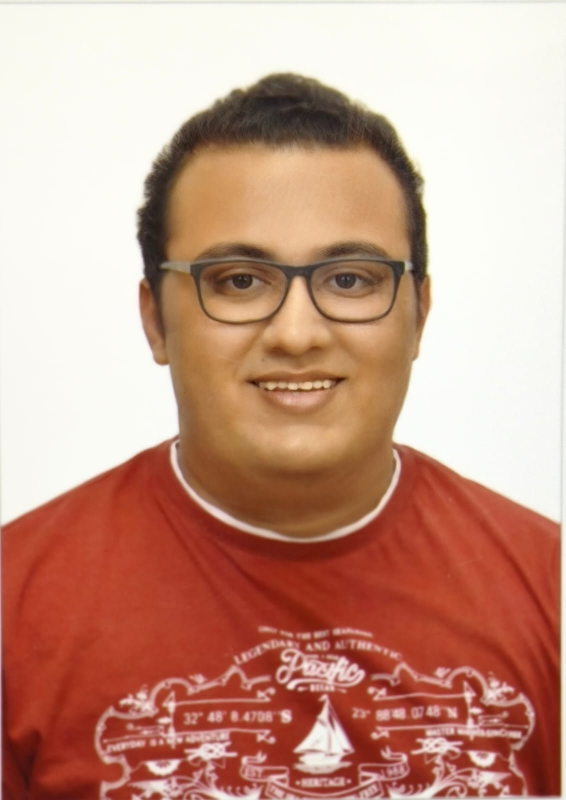
#> input picture Code/Public/python/attendence_images/Ramez.jpeg, 1131 x 1600 px (shown at 1/2 size)
$ python -i color_detection_pi.py   (imports and definitions only)
#> lines starting #> are read from the running program, lines starting #| are printed output that depends on the picture; after the words box and inside, x2 and y2 are one past the last pixel; in counts of white or black regions, pixels touching at a corner belong together
import cv2
import numpy as np


COLOR_RANGES = {
    'red': [
        (np.array([0, 120, 70]), np.array([10, 255, 255])),
        (np.array([170, 120, 70]), np.array([180, 255, 255]))
    ],
    'green': [(np.array([40, 50, 50]), np.array([80, 255, 255]))],
    'blue': [(np.array([100, 50, 50]), np.array([130, 255, 255]))],
    'yellow': [(np.array([20, 100, 100]), np.array([30, 255, 255]))],
    'orange': [(np.array([10, 100, 100]), np.array([20, 255, 255]))],
    'purple': [(np.array([130, 50, 50]), np.array([160, 255, 255]))],
    'pink': [(np.array([150, 50, 50]), np.array([170, 255, 255]))],
    'white': [(np.array([0, 0, 200]), np.array([180, 30, 255]))],
    'black': [(np.array([0, 0, 0]), np.array([180, 255, 30]))]
}

COLOR_DISPLAY = {
    'red': (0, 0, 255),
    'green': (0, 255, 0),
    'blue': (255, 0, 0),
    'yellow': (0, 255, 255),
    'orange': (0, 165, 255),
    'purple': (128, 0, 128),
    'pink': (203, 192, 255),
    'white': (255, 255, 255),
    'black': (0, 0, 0)
}

DEFAULT_COLORS = ['red', 'green', 'blue', 'yellow', 'orange']


def _detect_color(frame, color_name):
    hsv = cv2.cvtColor(frame, cv2.COLOR_BGR2HSV)
    mask = np.zeros(hsv.shape[:2], dtype=np.uint8)

    for lower, upper in COLOR_RANGES[color_name]:
        mask |= cv2.inRange(hsv, lower, upper)

    kernel = np.ones((3, 3), np.uint8)
    mask = cv2.morphologyEx(mask, cv2.MORPH_OPEN, kernel)
    mask = cv2.morphologyEx(mask, cv2.MORPH_CLOSE, kernel)

    contours, _ = cv2.findContours(
        mask, cv2.RETR_EXTERNAL, cv2.CHAIN_APPROX_SIMPLE
    )
    return contours

def _draw_detections(frame, color_name, contours, min_area):
    color = COLOR_DISPLAY[color_name]

    for c in contours:
        if cv2.contourArea(c) < min_area:
            continue

        x, y, w, h = cv2.boundingRect(c)
        cv2.rectangle(frame, (x, y), (x + w, y + h), color, 2)
        cv2.putText(
            frame,
            color_name.upper(),
            (x, y - 5),
            cv2.FONT_HERSHEY_SIMPLEX,
            0.5,
            color,
            2
        )


def apply_color_detection(frame, config=None):
    """
    frame: OpenCV BGR frame
    config: optional dict (colors, min_area)
    returns: modified frame
    """

    if config is None:
        config = {}

    colors = config.get("colors", DEFAULT_COLORS)
    min_area = config.get("min_area", 300)

    output = frame.copy()

    for color_name in colors:
        if color_name not in COLOR_RANGES:
            continue
        contours = _detect_color(frame, color_name)
        _draw_detections(output, color_name, contours, min_area)

    return output

>>> import cv2
>>> picture = cv2.imread('attendence_images/Ramez.jpeg')
#> picture is the input picture: shape (1600, 1131, 3); mean B, G, R 135.6, 152.5, 198.2
>>> result = apply_color_detection(picture)
#> after the loop in apply_color_detection, `for color_name in colors:`:
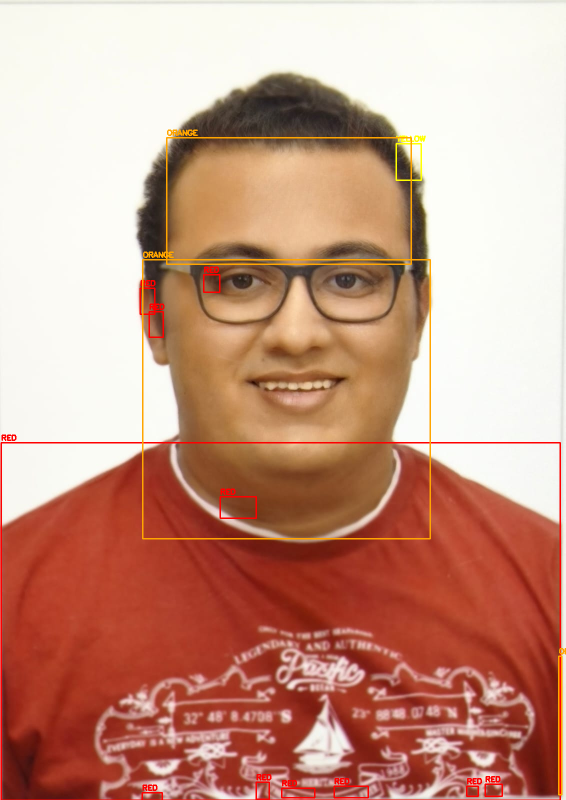
#> output: shape (1600, 1131, 3) (shown at 1/2 size); 1.71% of pixels changed, all inside (x1, y1, x2, y2) = (1, 259, 1131, 1600)
